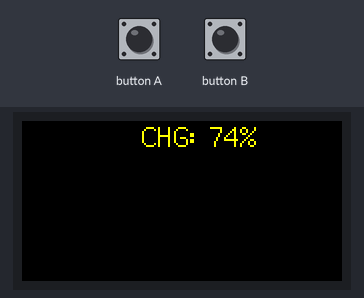
Bench run of a sketch on a simulated ESP32. On the bench: 160×80 colour display. The inputs (shaded band) are chosen by the test bench. WiFi joins after 1.5 s; servers stay silent unless stated; the local clock reads 2024-03-15 10:24:30 at power-on unless the sketch sets it; what the sketch prints to the serial monitor is not drawn.

Above: at 1.3 s.
1.4 s: button B pressed for 3.2 s
At 4.6 s:
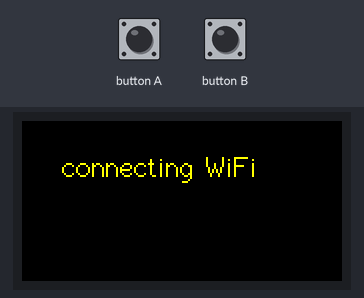
7.3 s: button A pressed for 0.15 s
At 8.2 s:
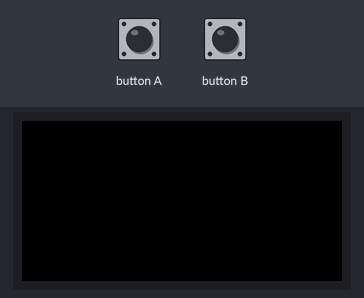
8.9 s: button A pressed for 1 s
At 9.8 s:
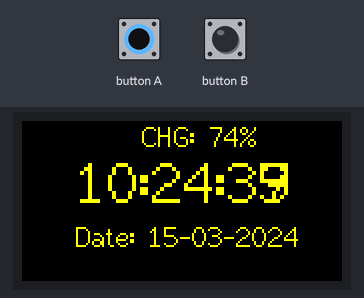
11.4 s: button B pressed for 0.15 s
14.5 s: button B pressed for 3.2 s
At 16.9 s:
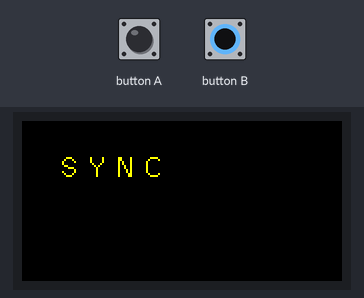
Timing chart, 0 to 18.4 s (numbered marks = the images above; inputs shaded):
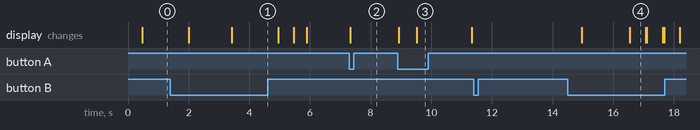

Measured:
- after the input at 1.4 s, the display: first differs from a run without the input after 2.0 s (image 1)
- after the input at 8.9 s, the display: first changes at once (image 3 shows a later state)
- after the input at 11.4 s, every drawn part: stays the same
- after the input at 14.5 s, the display: first differs from a run without the input after 2.0 s (image 4)
- what the display in image 4 shows lasts 0.6 s, from 16.5 s to 17.1 s

The sketch:

m5stick.ino
```cpp
#include "time.h"
#include <M5StickC.h>
#include <WiFi.h>


char* ssid = "";
char* password = "";


char* ntpServer = "de.pool.ntp.org";


int timeZone = 3600;


int tcount = 0;


bool LCD = true;
float b, c = 0;
int battery = 0;

RTC_TimeTypeDef RTC_TimeStruct;
RTC_DateTypeDef RTC_DateStruct;

void buttons_code()
{

  if (M5.BtnA.wasPressed()) {
    if (LCD) {
      M5.Lcd.writecommand(ST7735_DISPOFF);
      M5.Axp.ScreenBreath(0);
      LCD = !LCD;
    } else {
      M5.Lcd.writecommand(ST7735_DISPON);
      M5.Axp.ScreenBreath(255);
      LCD = !LCD;
    }
  }
  // Button B doing a time resync if pressed for 2 sec
  if (M5.BtnB.pressedFor(2000)) {
    timeSync();
  }
}

void doTime()
{
  if (timeToDo(1000)) {
    M5.Lcd.setTextSize(2);
    M5.Rtc.GetTime(&RTC_TimeStruct);
    M5.Rtc.GetData(&RTC_DateStruct);
    M5.Lcd.setCursor(27, 15);
    M5.Lcd.printf("%02d:%02d:%02d\n", RTC_TimeStruct.Hours, RTC_TimeStruct.Minutes, RTC_TimeStruct.Seconds);
    M5.Lcd.setCursor(27, 50);
    M5.Lcd.setTextSize(1);
    M5.Lcd.printf("Date: %02d-%02d-%04d\n", RTC_DateStruct.Date, RTC_DateStruct.Month, RTC_DateStruct.Year);
  }
}

bool timeToDo(int tbase)
{
  tcount++;
  if (tcount == tbase) {
    tcount = 0;
    return true;
  } else {
    return false;
  }
}

void timeSync()
{
  M5.Lcd.setTextSize(1);
  Serial.println("Syncing Time");
  Serial.printf("Connecting to %s ", ssid);
  M5.Lcd.fillScreen(BLACK);
  M5.Lcd.setCursor(20, 15);
  M5.Lcd.println("connecting WiFi");
  WiFi.begin(ssid, password);
  while (WiFi.status() != WL_CONNECTED) {
    delay(500);
    Serial.print(".");
  }
  Serial.println(" CONNECTED");
  M5.Lcd.fillScreen(BLACK);
  M5.Lcd.setCursor(20, 15);
  M5.Lcd.println("Connected");
  configTime(timeZone, 0, ntpServer);

  struct tm timeInfo;
  if (getLocalTime(&timeInfo)) {

    RTC_TimeTypeDef TimeStruct;
    TimeStruct.Hours = timeInfo.tm_hour;
    TimeStruct.Minutes = timeInfo.tm_min;
    TimeStruct.Seconds = timeInfo.tm_sec;
    M5.Rtc.SetTime(&TimeStruct);

    RTC_DateTypeDef DateStruct;
    DateStruct.WeekDay = timeInfo.tm_wday;
    DateStruct.Month = timeInfo.tm_mon + 1;
    DateStruct.Date = timeInfo.tm_mday;
    DateStruct.Year = timeInfo.tm_year + 1900;
    M5.Rtc.SetData(&DateStruct);
    Serial.println("Time now matching NTP");
    M5.Lcd.fillScreen(BLACK);
    M5.Lcd.setCursor(20, 15);
    M5.Lcd.println("S Y N C");
    delay(500);
    M5.Lcd.fillScreen(BLACK);
    M5.Lcd.setCursor(60, 0, 2);
    M5.Lcd.println("Clock");
  }
}


void batteryLevel() {
  M5.Lcd.setCursor(60, 0, 2);
  c = M5.Axp.GetVapsData() * 1.4 / 1000;
  b = M5.Axp.GetVbatData() * 1.1 / 1000;
  battery = ((b - 3.0) / 1.2) * 100;

  if (c >= 4.5) {
    M5.Lcd.setTextColor(TFT_YELLOW, BLACK);
    M5.Lcd.print("CHG:");
  }
  else {
    M5.Lcd.setTextColor(TFT_GREEN, BLACK);
    M5.Lcd.print("BAT:");
  }

  if (battery > 100)
    battery = 100;
  else if (battery < 100 && battery > 9)
    M5.Lcd.print(" ");
  else if (battery < 9)
    M5.Lcd.print("  ");
  if (battery < 10)
    M5.Axp.DeepSleep();
  M5.Lcd.print(battery);
  M5.Lcd.print("%");
}


void setup()
{
  M5.begin();

  M5.Lcd.setRotation(3);
  M5.Lcd.fillScreen(BLACK);
  //timeSync();
}

void loop()
{
  M5.update();
  buttons_code();
  doTime();
  batteryLevel();
}
```
